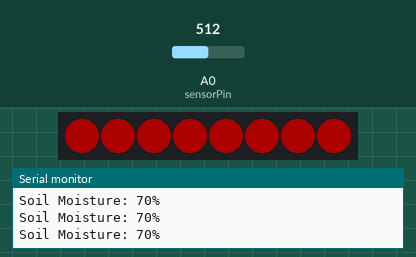
The sketch below on a simulated Arduino Uno, built with avr-gcc and run on an emulated ATmega328P. On the bench: 8 RGB LEDs in strip order, left to right, the last lines printed to the serial monitor. The inputs (shaded band) are chosen by the test bench; at power-on: A0 (sensorPin) = 512. Dim RGB values are drawn brighter than linear.

Above: at 1.3 s.
1.4 s: A0 (sensorPin) set to 493
At 2.6 s:
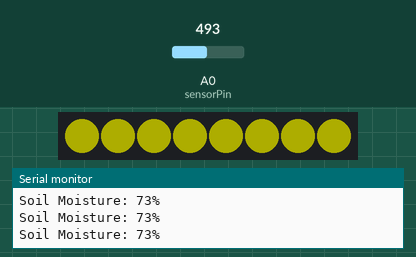
3.0 s: A0 (sensorPin) set to 384
4.5 s: A0 (sensorPin) set to 358
At 5.1 s:
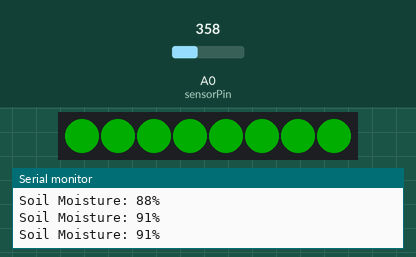
6.0 s: A0 (sensorPin) set to 511
At 6.3 s:
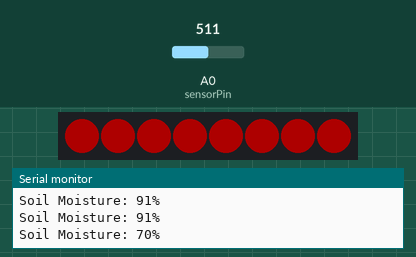
7.5 s: A0 (sensorPin) set to 306
At 8.8 s:
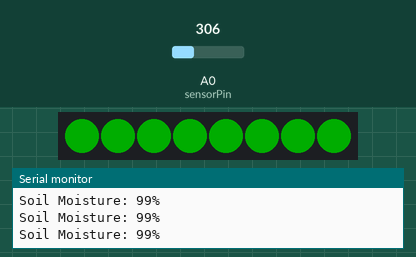
Timing chart, 0 to 10.0 s (numbered marks = the images above; inputs shaded):
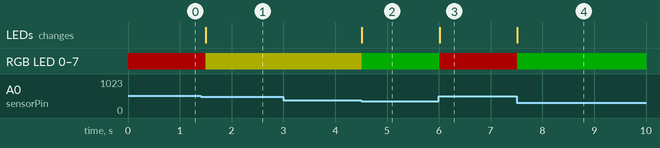

Measured:
- the behaviour switches between 510 and 509 on A0 (sensorPin) (found by bisection; images 0 and 1)
- the behaviour switches between 366 and 365 on A0 (sensorPin) (found by bisection; images 1 and 2)
- after the input at 1.4 s, RGB LED 0–7: RGB(50, 0, 0) → RGB(50, 50, 0) after 0.11 s; the LEDs: change after 0.11 s (image 1)
- after the input at 4.5 s, RGB LED 0–7: RGB(50, 50, 0) → RGB(0, 50, 0) at once; the LEDs: change at once (image 2)
- after the input at 6.0 s, RGB LED 0–7: RGB(0, 50, 0) → RGB(50, 0, 0) at once; the LEDs: change at once (image 3)
- after the input at 7.5 s, RGB LED 0–7: RGB(50, 0, 0) → RGB(0, 50, 0) at once; the LEDs: change at once (image 4)

The sketch:

mositure_sense.ino
```cpp
#include <Adafruit_NeoPixel.h>

// Pin Definitions
const int sensorPin = A0;
const int neoPixelPin = 6;  // The pin connected to WS2812 DIN

// LED Array Setup
const int numPixels = 8;    // Number of LEDs on your WS2812 stick
Adafruit_NeoPixel strip(numPixels, neoPixelPin, NEO_GRB + NEO_KHZ800);

// Calibration Values
// IMPORTANT: Update these based on your specific sensor!
const int valueInDryAir = 1023;
const int valueInWater = 300;

void setup() {
  Serial.begin(9600);

  // Initialize the WS2812 array
  strip.begin();
  strip.show();            // Initialize all pixels to 'off'
  strip.setBrightness(50); // Set brightness to ~20% (0-255 scale) to save power
}

void loop() {
  int rawSensorValue = analogRead(sensorPin);

  // Convert raw reading to a 0-100 percentage
  int moisturePercent = map(rawSensorValue, valueInDryAir, valueInWater, 0, 100);
  moisturePercent = constrain(moisturePercent, 0, 100);

  Serial.print("Soil Moisture: ");
  Serial.print(moisturePercent);
  Serial.println("%");

  // Determine the color based on moisture levels
  uint32_t statusColor;

  if (moisturePercent <= 70) {
    statusColor = strip.Color(255, 0, 0); // Red
  }
  else if (moisturePercent > 70 && moisturePercent <= 90) {
    statusColor = strip.Color(255, 255, 0); // Yellow
  }
  else {
    statusColor = strip.Color(0, 255, 0); // Green
  }

  // Apply the color to all 8 LEDs simultaneously
  strip.fill(statusColor, 0, numPixels);
  strip.show(); // Send the updated data to the LEDs

  delay(500); // Wait half a second before taking the next reading
}
```
